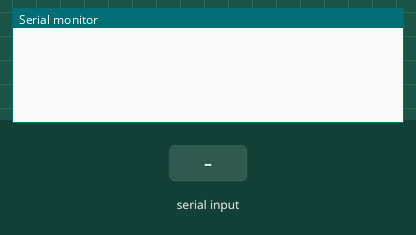
Bench run of a sketch on a simulated ESP32. On the bench: the last lines printed to the serial monitor. The inputs (shaded band) are chosen by the test bench. WiFi joins after 1.5 s; servers stay silent unless stated.

Above: at 3.0 s.
3.1 s: "1\n" received over the second serial link
At 4.6 s:
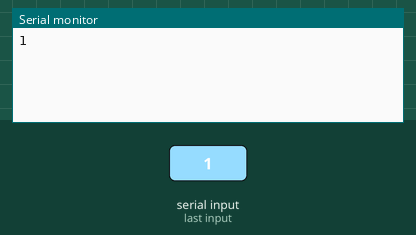
6.3 s: "0\n" received over the second serial link
At 7.4 s:
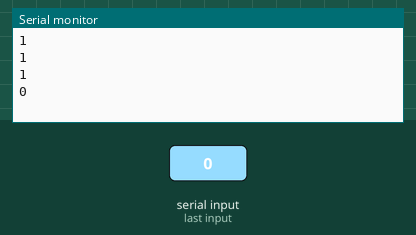
7.8 s: "2\n" received over the second serial link
At 8.2 s:
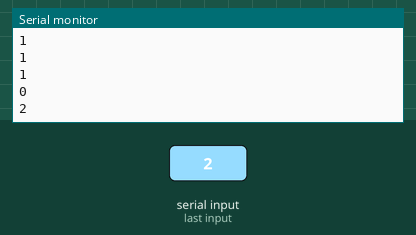
Timing chart, 0 to 10.8 s (numbered marks = the images above; inputs shaded):
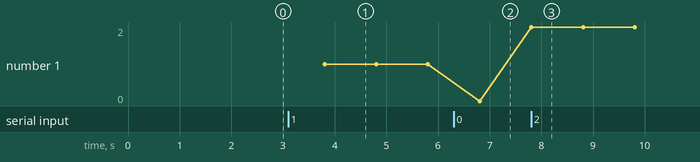

Measured:
- after the input at 3.1 s, the serial monitor: prints a new line after 0.70 s (image 1)
- after the input at 6.3 s, the serial monitor: prints a new line after 0.51 s (image 2)
- after the input at 7.8 s, the serial monitor: prints a new line at once (image 3)
- plotted number 1: 1 → 0 after the input at 6.3 s, 0 → 2 after the input at 7.8 s

The sketch:

showBlynk.ino
```cpp
// template info
#define BLYNK_TEMPLATE_ID "TMPL2-_KHyhYj"
#define BLYNK_TEMPLATE_NAME "T30 Final Project"
#define BLYNK_AUTH_TOKEN "sIwb0-DoeCb027ji-w9a5njIlXHLbELb"

// WiFi
#define MY_SSID                     "AirPennNet-Device"
#define MY_PASSWORD                 "penn1740wifi"

#include <BlynkSimpleEsp32.h>

#define BAUD 9600 // since atmega328pb buad rate 9600
// from board's pin mapping: RX 44, Tx 43
#define Rx 44
#define Tx 43

// store temperature and humidity data as string
char message[101];
// how many bytes read
int n = 0;

// prevent disconnecting
BlynkTimer timer;
void Timer()
{
  Blynk.virtualWrite(1, message);
}

void setup()
{
  Serial.begin(BAUD);
  Serial1.begin(BAUD, SERIAL_8N1, Rx, Tx);
  Blynk.begin(BLYNK_AUTH_TOKEN, MY_SSID, MY_PASSWORD);
  timer.setInterval(10000L, Timer); // upload message every 10 sconds
}

void loop()
{
  if(Serial1.available() > 0)
  {
    n = Serial1.readBytesUntil('\n', message, 100);
    message[n] = '\0'; // add the END
  }

  // test
  Serial.println(message);

  Blynk.run();
  timer.run();

  delay(1000);
}
```
